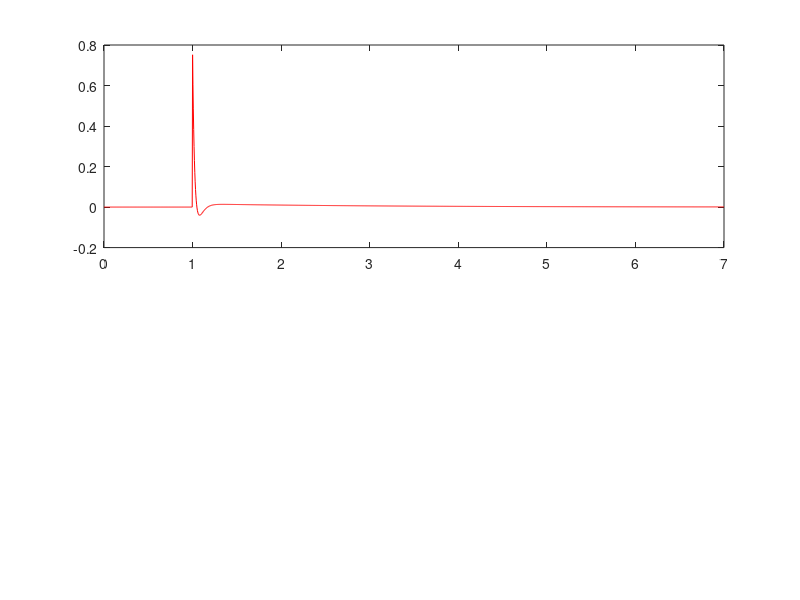

This chart was generated by the following MATLAB code: (Note: this script raises an error after producing the figure.)
%% test to use ode solver to step PST-esq model
close all;clear;format compact;clc

%% pss model definition (miniWECC)
%           1   2   3   4       5   6   7       8       9       10
pss_con = [ 1  	1   20  2     0.25 0.04 0.2   0.03      1.0     -1.0];

%% MATLAB model
tend = 7;
block1 = tf([pss_con(3)*pss_con(4), 0],[pss_con(4), 1]);
block2 = tf([pss_con(5), 1],[pss_con(6), 1]);
block3 = tf([pss_con(7), 1],[pss_con(8), 1]);

G= block1*block2*block3;
tL = 0:1/60/4:tend; % quarter cycle steps
modSig = zeros(size(tL,1),1);
modSig(tL>=1) = .001; % very small input to avoid limiter
yL = lsim(G,modSig,tL);

% plot fixed timestep results
figure
subplot(2,1,1)
plot(tL,yL, 'r')

%% ODE45 attempt with statespace
% Configure ODE settings
%options = odeset('RelTol',1e-3,'AbsTol',1e-6); % default settings
options = odeset('RelTol',1e-5,'AbsTol',1e-8,'InitialStep', 1/60/4, 'MaxStep',20);

% manipulate test sytem to statespace
[num,den] = tfdata(G);
global A B U
[A,B,C,D] = tf2ss(num{1},den{1});
% initial conditions
x = zeros(size(A,1),1);
y0 = x;
U = 0;

% Pre-perturbance
[t1,y1] = ode45(@getXdot, [0,1-1/60/4],y0, options);
yOut1 = C*y1'+D*U;

% Step input
U = modSig(end);
[t2,y2] = ode45(@getXdot, [1,tend],y1(end,:)', options);
yOut2 = C*y2'+D*U;

% combining output
tCombined = [t1;t2];
yCombined = [yOut1, yOut2];

%% plotting variable timestep results
hold on
plot(tCombined,yCombined,'--','color','black')
nPfix = length(tL);
nPvar = length(tCombined);
legend( {['Fixed time step (',int2str(nPfix),' points)'];...
    ['Variable time step (',int2str(nPvar),' points)']})
title('System Output')
set(gca,'fontsize',13); % font size
%% Plot Time step size
tStep = zeros(length(tCombined),1);
for tNdx = 2:length(tCombined)
    tStep(tNdx-1) = tCombined(tNdx)-tCombined(tNdx-1);
end

subplot(2,1,2)
stairs(tCombined,tStep)
title('Variable Time Step Size')
set(gca,'fontsize',13); % font size

temp = gcf;
newPos = temp.Position + [0, 0, temp.Position(3), 0]; % double width
set(gcf,'Position',newPos)
% 
% printFigs = 1;
% % pdf output code
% if printFigs
%     set(gcf,'color','w'); % to remove border of figure
%     export_fig('step','-pdf'); % to print fig
% end
%% plot detail of figure....
detailTime = [tend-1, tend];
figure
subplot(2,1,1)
plot(tL,yL, 'r')
hold on
plot(tCombined,yCombined,'--','color','black')
legend( {['Fixed time step'];...
    ['Variable time step']})
title('System Output - Detail')
xlim([detailTime])

set(gca,'fontsize',13); % font size

subplot(2,1,2)
stairs(tCombined,tStep)
xlim([detailTime])
title('Variable Time Step Size - Detail')
ylim([0,0.05])
set(gca,'fontsize',13); % font size

temp = gcf;
newPos = temp.Position + [0, 0, temp.Position(3), 0]; % double width
set(gcf,'Position',newPos)

% 
% % pdf output code
% if printFigs
%     set(gcf,'color','w'); % to remove border of figure
%     export_fig('stepDetail','-pdf'); % to print fig
% end
%% plot absolute dif
% figure
% [tdif, ydif] = calcVarDif(tL, yL, tCombined, yCombined);
% plot(tdif,abs(ydif))
%
% title('Absolute difference')



%% Results
%{
The variable time step requires less steps (~6x less in this example)
for very similar output.

The absolute difference calculation may have an error that results in
larger than relistic differences at step changes.

Data output plots appear the same upon inspection.

Time step size seems to oscillate around 0.026 post perturbance but is as
large as 0.13 before the step is executed.

Manipulation of ODE45 output is required for correct state operation and
model output handling.

ODE45 has a 'OutputFcn' option that may be useful in indexing,
time advancement, required state/output handling, and/or
network solution calls.

Other ODE45 options exist that may also be useful in future developement.
%}